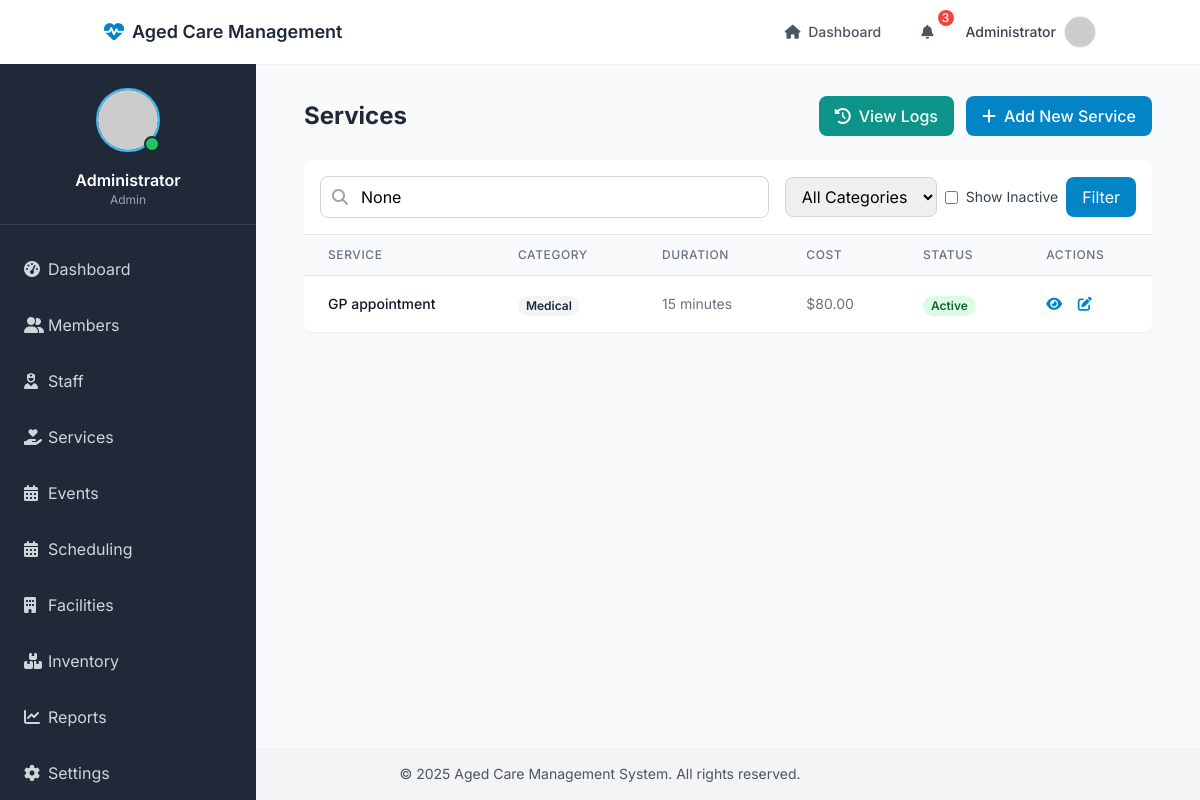
The page /services/ (signed in) on the database its author committed.
### models/user.py (models this page shows, shortened)
class User(UserMixin, db.Model):
    __tablename__ = 'users'
    id = db.Column(db.Integer, primary_key=True)
    name = db.Column(db.String(100), nullable=False)
    email = db.Column(db.String(100), unique=True, nullable=False)
    password_hash = db.Column(db.String(200), nullable=False)
    role = db.Column(db.String(20), default='staff')  # admin, staff, family
    is_active = db.Column(db.Boolean, default=True)
    created_at = db.Column(db.DateTime, default=datetime.utcnow)
    last_login = db.Column(db.DateTime)
    @property
    def password(self):
        raise AttributeError('password is not a readable attribute')

### models/service.py (models this page shows, shortened)
class Service(db.Model):
    id = db.Column(db.Integer, primary_key=True)
    name = db.Column(db.String(100), nullable=False)
    description = db.Column(db.Text)
    category = db.Column(db.String(50))  # medical, personal care, housekeeping, social
    duration_minutes = db.Column(db.Integer)
    base_cost = db.Column(db.Float)
    requires_qualification = db.Column(db.String(100))
    created_at = db.Column(db.DateTime, default=datetime.utcnow)
    updated_at = db.Column(db.DateTime, default=datetime.utcnow, onupdate=datetime.utcnow)
    is_active = db.Column(db.Boolean, default=True)
    service_logs = db.relationship('ServiceLog', backref='service', lazy=True)

### routes/services.py (the view)
@service_routes.route('/')
@login_required
def index():
    category = request.args.get('category')
    search = request.args.get('search')
    show_inactive = request.args.get('show_inactive') == '1'
    query = Service.query
    if category:
        query = query.filter_by(category=category)
    if search:
        search_term = f"%{search}%"
        query = query.filter(Service.name.ilike(search_term))
    if not show_inactive:
        query = query.filter_by(is_active=True)
    categories = db.session.query(Service.category).distinct().all()
    categories = [c[0] for c in categories if c[0]]
    services = query.order_by(Service.name).all()
    return render_template('services/index.html',
                         services=services,
                         categories=categories,
                         selected_category=category,
                         search=search,
                         show_inactive=show_inactive)

### templates/services/index.html (shortened to what this page needs)
{% extends "base.html" %}
{% block content %}
<div class="container mx-auto px-4">
    <div class="flex justify-between items-center mb-6">
        <h1 class="text-2xl font-bold text-gray-800">Services</h1>
        {% if current_user.role == 'admin' %}
        <div class="flex space-x-3">
            <a href="{{ url_for('services.logs') }}"
               class="bg-secondary-600 hover:bg-secondary-700 text-white font-medium py-2 px-4 rounded-lg inline-flex items-center">
                <i class="fas fa-history mr-2"></i>
                View Logs
            </a>
            <a href="{{ url_for('services.create') }}"
               class="bg-primary-600 hover:bg-primary-700 text-white font-medium py-2 px-4 rounded-lg inline-flex items-center">
                <i class="fas fa-plus mr-2"></i>
                Add New Service
            </a>
        </div>
        {% endif %}
    </div>
    <div class="bg-white rounded-lg shadow-sm overflow-hidden">
        <div class="p-4 border-b border-gray-200">
            <form method="GET" class="space-y-4">
                <div class="flex flex-col md:flex-row md:items-center md:justify-between gap-4">
                    <div class="flex-1">
                        <div class="relative">
                            <input type="text"
                                   name="search"
                                   value="{{ search }}"
                                   placeholder="Search services..."
                                   class="w-full pl-10 pr-4 py-2 border border-gray-300 rounded-lg focus:outline-none focus:ring-2 focus:ring-primary-500 focus:border-primary-500">
                            <div class="absolute inset-y-0 left-0 pl-3 flex items-center pointer-events-none">
                            </div>
                        </div>
                    </div>
                    <div class="flex gap-2">
                        <select name="category"
                                class="border border-gray-300 rounded-lg px-3 py-2 focus:outline-none focus:ring-2 focus:ring-primary-500 focus:border-primary-500">
                            <option value="">All Categories</option>
                        </select>
                        <label class="inline-flex items-center">
                            <input type="checkbox"
                                   name="show_inactive"
                                   value="1"
                                   class="rounded border-gray-300 text-primary-600 shadow-sm focus:border-primary-500 focus:ring-primary-500">
                            <span class="ml-2 text-sm text-gray-700">Show Inactive</span>
                        </label>
                        <button type="submit"
                                class="bg-primary-600 text-white px-4 py-2 rounded-lg hover:bg-primary-700 focus:outline-none focus:ring-2 focus:ring-primary-500 focus:ring-offset-2">
                            Filter
                        </button>
                    </div>
                </div>
            </form>
        </div>
        <div class="overflow-x-auto">
            <table class="min-w-full divide-y divide-gray-200">
                <thead class="bg-gray-50">
                    <tr>
                        <th class="px-6 py-3 text-left text-xs font-medium text-gray-500 uppercase tracking-wider">Service</th>
                        <th class="px-6 py-3 text-left text-xs font-medium text-gray-500 uppercase tracking-wider">Category</th>
                        <th class="px-6 py-3 text-left text-xs font-medium text-gray-500 uppercase tracking-wider">Duration</th>
                        <th class="px-6 py-3 text-left text-xs font-medium text-gray-500 uppercase tracking-wider">Cost</th>
                        <th class="px-6 py-3 text-left text-xs font-medium text-gray-500 uppercase tracking-wider">Status</th>
                        <th class="px-6 py-3 text-left text-xs font-medium text-gray-500 uppercase tracking-wider">Actions</th>
                    </tr>
                </thead>
                <tbody class="bg-white divide-y divide-gray-200">
                    {% for service in services %}
                    <tr>
                        <td class="px-6 py-4">
                            <div class="text-sm font-medium text-gray-900">{{ service.name }}</div>
                        </td>
                        <td class="px-6 py-4 whitespace-nowrap">
                            <span class="px-2 inline-flex text-xs leading-5 font-semibold rounded-full bg-gray-100 text-gray-800">
                                {{ service.category|title }}
                            </span>
                        </td>
                        <td class="px-6 py-4 whitespace-nowrap text-sm text-gray-500">
                            {{ service.duration_minutes }} minutes
                        </td>
                        <td class="px-6 py-4 whitespace-nowrap text-sm text-gray-500">
                            ${{ '%.2f'|format(service.base_cost) }}
                        </td>
                        <td class="px-6 py-4 whitespace-nowrap">
                            <span class="px-2 inline-flex text-xs leading-5 font-semibold rounded-full
                                       {% if service.is_active %}bg-green-100 text-green-800
                                       {% else %}bg-red-100 text-red-800{% endif %}">
                                {{ 'Active' if service.is_active else 'Inactive' }}
                            </span>
                        </td>
                        <td class="px-6 py-4 whitespace-nowrap text-sm font-medium">
                            <a href="{{ url_for('services.view', id=service.id) }}"
                               class="text-primary-600 hover:text-primary-900 mr-3">
                                <i class="fas fa-eye"></i>
                            </a>
                            {% if current_user.role == 'admin' %}
                            <a href="{{ url_for('services.edit', id=service.id) }}"
                               class="text-primary-600 hover:text-primary-900">
                                <i class="fas fa-edit"></i>
                            </a>
                            {% endif %}
                        </td>
                    </tr>
                    {% endfor %}
                </tbody>
            </table>
        </div>
    </div>
</div>
{% endblock %}

### templates/includes/navbar.html (shortened to what this page needs)
<nav class="bg-white shadow-sm">
    <div class="container mx-auto px-4">
        <div class="flex justify-between h-16">
            <div class="flex items-center">
                <a href="{{ url_for('dashboard.index') }}" class="flex items-center">
                    <i class="fas fa-heart-pulse text-xl text-primary-600 mr-2"></i>
                    <span class="text-gray-800 font-semibold text-lg">Aged Care Management</span>
                </a>
            </div>
            <div class="flex items-center">
                <div class="hidden md:flex items-center space-x-4">
                    <a href="{{ url_for('dashboard.index') }}" class="text-gray-600 hover:text-primary-600 px-3 py-2 rounded-md text-sm font-medium">
                        <i class="fas fa-home mr-1"></i> Dashboard
                    </a>
                    <div class="relative" x-data="{ open: false }">
                        <button @click="open = !open" class="text-gray-600 hover:text-primary-600 px-3 py-2 rounded-md text-sm font-medium focus:outline-none">
                            <i class="fas fa-bell mr-1"></i>
                            <span class="absolute -top-1 -right-1 bg-red-500 text-white text-xs w-4 h-4 rounded-full flex items-center justify-center">3</span>
                        </button>
                    </div>
                </div>
                <div class="ml-4 relative" x-data="{ open: false }">
                    <div>
                        <button @click="open = !open" class="flex items-center text-sm font-medium text-gray-700 hover:text-primary-600 focus:outline-none focus:ring-2 focus:ring-offset-2 focus:ring-primary-500" id="user-menu" aria-haspopup="true">
                            <span class="mr-2">{{ current_user.name }}</span>
                            <img class="h-8 w-8 rounded-full border border-gray-200" src="https://ui-avatars.com/api/?name={{ current_user.name }}&background=random" alt="User avatar">
                        </button>
                    </div>
                </div>
            </div>
        </div>
    </div>
</nav>

### templates/includes/sidebar.html (shortened to what this page needs)
<div id="sidebar" class="hidden md:flex flex-col w-64 bg-gray-800 text-white h-full overflow-hidden">
    <div class="p-4 border-b border-gray-700">
        <div class="flex items-center justify-center py-2">
            <div class="relative">
                <img class="h-16 w-16 rounded-full border-2 border-primary-400" src="https://ui-avatars.com/api/?name={{ current_user.name }}&background=0D8ABC&color=fff" alt="User avatar">
                <span class="absolute bottom-0 right-0 h-4 w-4 bg-green-500 rounded-full border-2 border-gray-800"></span>
            </div>
        </div>
        <div class="text-center mt-2">
            <h2 class="font-semibold">{{ current_user.name }}</h2>
            <p class="text-xs text-gray-400">{{ current_user.role|capitalize }}</p>
        </div>
    </div>
    <div class="py-4 flex-1">
        <ul>
            <li class="px-4 py-2">
                <a href="{{ url_for('dashboard.index') }}" class="flex items-center text-gray-300 hover:text-white hover:bg-gray-700 px-2 py-2 rounded-md transition duration-150">
                    <i class="fas fa-tachometer-alt w-6"></i>
                    <span>Dashboard</span>
                </a>
            </li>
            <li class="px-4 py-2">
                <a href="{{ url_for('members.index') }}" class="flex items-center text-gray-300 hover:text-white hover:bg-gray-700 px-2 py-2 rounded-md transition duration-150">
                    <i class="fas fa-user-group w-6"></i>
                    <span>Members</span>
                </a>
            </li>
            <li class="px-4 py-2">
                <a href="{{ url_for('staff.index') }}" class="flex items-center text-gray-300 hover:text-white hover:bg-gray-700 px-2 py-2 rounded-md transition duration-150">
                    <i class="fas fa-user-nurse w-6"></i>
                    <span>Staff</span>
                </a>
            </li>
            <li class="px-4 py-2">
                <a href="{{ url_for('services.index') }}" class="flex items-center text-gray-300 hover:text-white hover:bg-gray-700 px-2 py-2 rounded-md transition duration-150">
                    <i class="fas fa-hand-holding-heart w-6"></i>
                    <span>Services</span>
                </a>
            </li>
            <li class="px-4 py-2">
                <a href="{{ url_for('events.index') }}" class="flex items-center text-gray-300 hover:text-white hover:bg-gray-700 px-2 py-2 rounded-md transition duration-150">
                    <i class="fas fa-calendar-days w-6"></i>
                    <span>Events</span>
                </a>
            </li>
            <li class="px-4 py-2">
                <a href="{{ url_for('scheduling.index') }}" class="flex items-center text-gray-300 hover:text-white hover:bg-gray-700 px-2 py-2 rounded-md transition duration-150">
                    <i class="fas fa-calendar-alt w-6"></i>
                    <span>Scheduling</span>
                </a>
            </li>
            <li class="px-4 py-2">
                <a href="{{ url_for('facilities.index') }}" class="flex items-center text-gray-300 hover:text-white hover:bg-gray-700 px-2 py-2 rounded-md transition duration-150">
                    <i class="fas fa-building w-6"></i>
                    <span>Facilities</span>
                </a>
            </li>
            <li class="px-4 py-2">
                <a href="{{ url_for('inventory.index') }}" class="flex items-center text-gray-300 hover:text-white hover:bg-gray-700 px-2 py-2 rounded-md transition duration-150">
                    <i class="fas fa-boxes-stacked w-6"></i>
                    <span>Inventory</span>
                </a>
            </li>
            {% if current_user.role == 'admin' %}
            <li class="px-4 py-2">
                <a href="#" class="flex items-center text-gray-300 hover:text-white hover:bg-gray-700 px-2 py-2 rounded-md transition duration-150">
                    <i class="fas fa-chart-line w-6"></i>
                    <span>Reports</span>
                </a>
            </li>
            <li class="px-4 py-2">
                <a href="#" class="flex items-center text-gray-300 hover:text-white hover:bg-gray-700 px-2 py-2 rounded-md transition duration-150">
                    <i class="fas fa-cog w-6"></i>
                    <span>Settings</span>
                </a>
            </li>
            {% endif %}
        </ul>
    </div>
</div>

### templates/base.html (style rules this page uses)
html { scroll-behavior: smooth; }

### rows shown on the page
User: name "Administrator", role "Admin"
Service: name "GP appointment", category "Medical", duration_minutes "15", base_cost "80.00", is_active "Active"
